Frame 1 (no input): blank canvas, image omitted
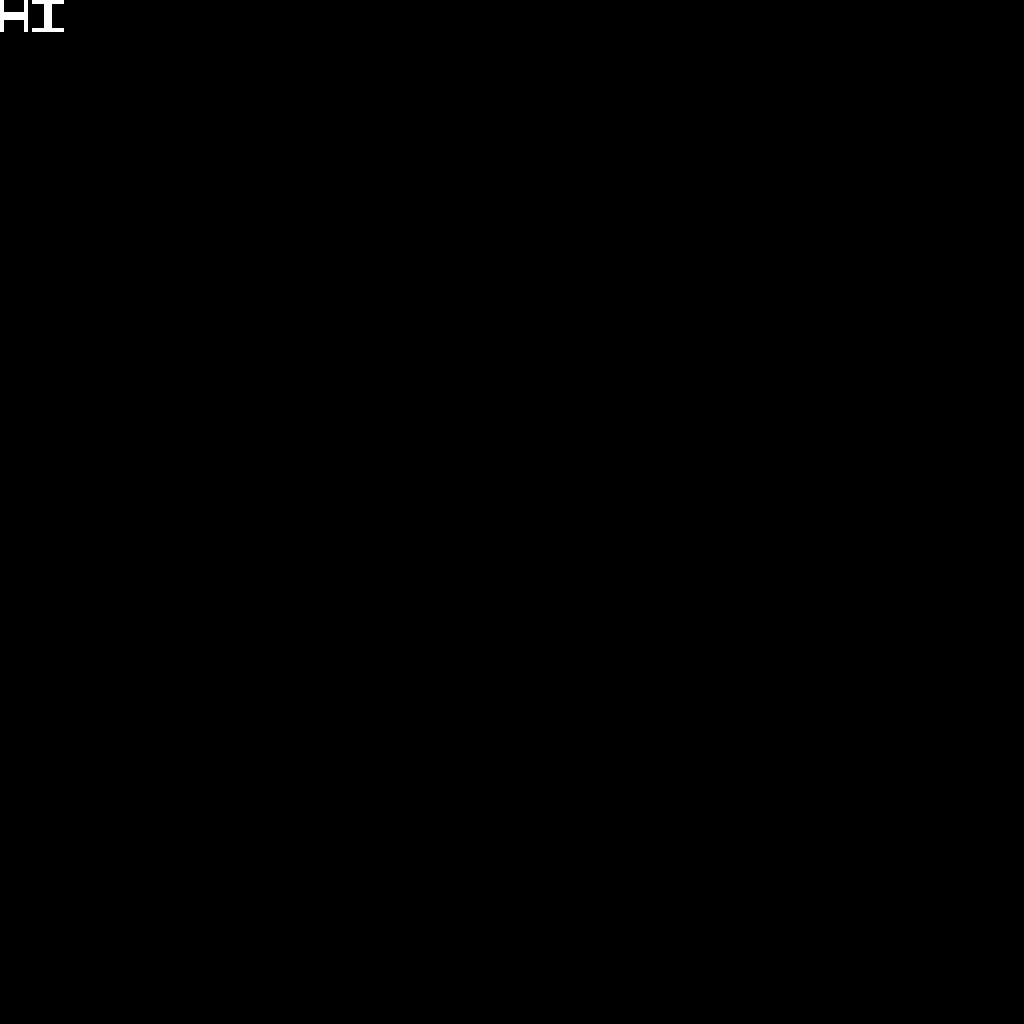
Frame 60 (the mouse pressed at the canvas centre just before this capture)
Frame 120 (the mouse held since frame 60 and released just before this capture): identical to frame 60, image omitted

The Processing sketch that drew this single still picture (run headless with seeded random() and noise(); from frame 60 on, the mouse is pressed at the canvas centre):

// Processing sketch: main
// ── main.pde
/*char[] rom = {0x04,0x00,0x00,0x05,0x01,0x00,0x06,0x00,0x00,0x14,0x00,0x00,0x0D,0x00,0x00,
0x19,0x00,0x00,0x15,0x01,0x00,0x02,0x01,0x00,0x1D,0x00,0x00,0x18,0x00,0x00,0x1B,0x00,0x00,
0x07,0x00,0x00,0x12,0x2A,0x00,0x11,0x09,0x00,0x11,0x00,0x00}; //33*/
//char[] rom = {0x04,0x01,0x00,0x05,0xFE,0x00,0x0B,0x00,0x00,0x13,0x00,0x00,0x02,0x00,0x00};
//char[] rom = {0x03,0x00,0x00,0x04,0x00,0x00,0x05,0x00,0x00,0x08,0x01,0x00,0x12,0x15,0x00,
//0x07,0x00,0x00,0x11,0x09,0x00,0x09,0x01,0x00,0x04,0x00,0x00,0x12,0x00,0x00,0x07,0x00,0x00,0x11,0x09,0x00};
char[] rom = {0x20,0x82,0x00,0x20,0x82,0x01,0x20,0x82,0x02,0x20,0xFE,0x03,0x20,0xFE,0x04,
0x20,0x82,0x05,0x20,0x82,0x06,0x20,0x82,0x07,0x21,0x00,0x00,0x20,0xFF,0x08,0x20,0x30,0x09
,0x20,0x30,0x0A,0x20,0x30,0x0B,0x20,0x30,0x0C,0x20,0x30,0x0D,0x20,0x30,0x0E,0x20,0xFF,0x0F,0x08,0x08,0x00,0x21,0x08,0x00};
CPU cpu = new CPU(256,256,24);
Screen screen = new Screen(256,256);
boolean[][] s = new boolean[256][256];

void setup(){
  size(1024,1024);
  cpu.loadRom(rom);
  frameRate(1000);
  screen.updateScreen(s);
  background(0);
}

void draw(){
  if(!cpu.hlt){
    cpu.clock(false);
    screen.difference(s);
    screen.updateScreen(s);
    screen.drawScreen(4);
    surface.setTitle("FPS: "+frameRate);
  }
}

public void toggle(int x,int y){
  s[x][y]=!s[x][y];
}
// ── CPU.pde
public class CPU{
  public boolean hlt=false;
  
  char[] ram;
  char[] rom;
  char[] stack;
  char[] spriteMem;
  
  public CPU(int ramSize,int romSize,int stackSize){
    ram=new char[ramSize];
    rom=new char[romSize];
    stack=new char[stackSize];
    spriteMem=new char[0xFF*0xFF];
  }
  
  char pc=0x0000;
  char sp=0x00;
  char a=0x00;
  char b=0x00;
  char c=0x00;
  boolean overflow;
  boolean jmp=false;
  
  public void loadRom(char[] rom){
    this.rom=rom;
  }
  
  public void clock(boolean debug){
    if(pc<rom.length&&pc<=0xFFFF){
      jmp=false;
      char command = rom[pc];
      char inputs = (char) (((rom[pc+1] << 8) | (rom[pc+2] << 0)));
      if(debug){
        print("Opcode: " + Integer.toHexString(command) + " with inputs: " + Integer.toHexString(inputs) + " at " + (int)(pc) + " : ");
      }
      switch(command){
        case 0x00:
          if(debug){
          println("NO-OP");
          }
        break;
        case 0x01:
          if(debug){
            println("Storing: "+((inputs&0xFF00)>>8)+" at "+(inputs&0x00FF));
          }
          ram[inputs&0x00FF]=(char)((inputs&0xFF00)>>8);
        break;
        case 0x02:
          println("Ram at: "+((inputs&0xFF00)>>8)+" is "+(int)ram[((inputs&0x00FF)>>8)]);
        break;
        case 0x03:
          if(debug){
            println("Toggling pixel at x: "+((inputs&0xFF00)>>8)+" y: "+(inputs&0x00FF));
          }
          toggle(((inputs&0xFF00)>>8),(inputs&0x00FF));
        break;
        case 0x04:
          if(debug){
            println("Storing: "+((inputs&0xFF00)>>8)+" into register a");
          }
          a=(char)((inputs&0xFF00)>>8);
        break;
        case 0x05:
          if(debug){
            println("Storing: "+((inputs&0xFF00)>>8)+" into register b");
          }
          b=(char)((inputs&0xFF00)>>8);
        break;
        case 0x06:
          if(debug){
            println("Storing: "+((inputs&0xFF00)>>8)+" into register c");
          }
          c=(char)((inputs&0xFF00)>>8);
        break;
        case 0x07:
          if(debug){
            println("Toggling pixel at x: "+(int)a+" y: "+(int)b);
          }
          toggle(a,b);
        break;
        case 0x08:
          if(debug){
            println("Adding "+((inputs&0xFF00)>>8)+" into register a result: "+(int)(a+((inputs&0xFF00)>>8)));
          }
          if((a+((inputs&0xFF00)>>8))<=255){
            a+=((inputs&0xFF00)>>8);
            overflow=false;
          } else {
            overflow=true;
          }
        break;
        case 0x09:
          if(debug){
            println("Adding "+((inputs&0xFF00)>>8)+" into register b result: "+(int)(b+((inputs&0xFF00)>>8)));
          }
          if((b+((inputs&0xFF00)>>8))<=255){
            b+=((inputs&0xFF00)>>8);
            overflow=false;
          } else {
            overflow=true;
          }
        break;
        case 0x0A:
          if(debug){
            println("Adding "+((inputs&0xFF00)>>8)+" into register c");
          }
          if((c+((inputs&0xFF00)>>8))<=255){
            c+=((inputs&0xFF00)>>8);
            overflow=false;
          } else {
            overflow=true;
          }
        break;
        case 0x0B:
          if(debug){
            println("Adding register b into register a");
          }
          if((a+b)<=255){
            a+=b;
            overflow=false;
          } else {
            overflow=true;
          }
        break;
        case 0x0C:
          if(debug){
            println("Adding register c into register a");
          }
          if((a+c)<=255){
            a+=c;
            overflow=false;
          } else {
            overflow=true;
          }
        break;
        case 0x0D:
          if(debug){
            println("Adding register a into register b");
          }
          if((b+a)<=255){
            b+=a;
            overflow=false;
          } else {
            overflow=true;
          }
        break;
        case 0x0E:
          if(debug){
            println("Adding register c into register b");
          }
          if((b+c)<=255){
            b+=c;
            overflow=false;
          } else {
            overflow=true;
          }
        break;
        case 0x0F:
          if(debug){
            println("Adding register a into register c");
          }
          if((c+a)<=255){
            c+=a;
            overflow=false;
          } else {
            overflow=true;
          }
        break;
        case 0x10:
          if(debug){
            println("Adding register b into register c");
          }
          if((c+b)<=255){
            c+=b;
            overflow=false;
          } else {
            overflow=true;
          }
        break;
        case 0x11:
          if(debug){
            println("Jumping to: "+(int)inputs);
          }
          pc=inputs;
          jmp=true;
        break;
        case 0x12:
          if(overflow){
           if(debug){
             println("Jumping to: "+(int)inputs);
           }
           pc=inputs;
           jmp=true;
          } else if(debug){
            println("Overflow not enabled, not jumping.");
          }
        break;
        case 0x13:
          if(debug){
            println("Storing: register A at "+Integer.toHexString(inputs));
          }
          ram[inputs]=a;
        break;
        case 0x14:
          if(debug){
            println("Storing: register B at "+Integer.toHexString(inputs));
          }
          ram[inputs]=b;
        break;
        case 0x15:
          if(debug){
            println("Storing: register C at "+Integer.toHexString(inputs));
          }
          ram[inputs]=c;
        break;
        case 0x16:
          if(debug){
            println("Setting B to A");
          }
          b=a;
        break;
        case 0x17:
          if(debug){
            println("Setting C to A");
          }
          c=a;
        break;
        case 0x18:
          if(debug){
            println("Setting A to B");
          }
          a=b;
        break;
        case 0x19:
          if(debug){
            println("Setting C to B");
          }
          c=b;
        break;
        case 0x1A:
          if(debug){
            println("Setting A to C");
          }
          a=c;
        break;
        case 0x1B:
          if(debug){
            println("Setting B to C");
          }
          b=c;
        break;
        case 0x1C:
          if(debug){
            println("Loading: register A from ram at "+Integer.toHexString((inputs&0xFF00)>>8));
          }
          a=ram[((inputs&0xFF00)>>8)];
        break;
        case 0x1D:
          if(debug){
            println("Loading: register B from ram at "+Integer.toHexString((inputs&0xFF00)>>8));
          }
          b=ram[((inputs&0xFF00)>>8)];
        break;
        case 0x1E:
          if(debug){
            println("Loading: register C from ram at "+Integer.toHexString((inputs&0xFF00)>>8));
          }
          c=ram[((inputs&0xFF00)>>8)];
        break;
        case 0x1F:
          println("Halting");
          exit();
        break;
        case 0x20:
          if(debug){
            println("Storing sprite info at row: "+(inputs&0x00FF));
          }
          spriteMem[(inputs&0x00FF)]=(char)((inputs&0xFF00)>>8);
        break;
        case 0x21:
          if(debug){
            println("Drawing sprite at x:"+(int)a+" y: "+(int)b);
          }
          boolean[][] sprite = new boolean[8][8];
          for(int x=0;x<8;x++){
            for(int y=0;y<8;y++){
              //println(Integer.toBinaryString(spriteMem[((inputs&0xFF00)>>8)+y]).length(),Integer.toBinaryString(spriteMem[((inputs&0xFF00)>>8)+y]).charAt(x));
              sprite[x][y]=false;
              String binary = Integer.toBinaryString(spriteMem[((inputs&0xFF00)>>8)+y]);
              binary = checkBinary(binary,8);
              if(binary.charAt(x)=='1'){
                sprite[x][y]=true;
              }
            }
          }
          for(int x=0;x<sprite.length;x++){
            for(int y=0;y<sprite[0].length;y++){
              if(sprite[x][y]){
               toggle(a+x,b+y);
             }
           }
         }
        break;
        default:
          if(debug){
            println("Operation not implemented!");
          }
          exit();
        break;
      }
      if(!jmp){
        pc+=3;
      }
    } else {
      hlt=true;
    }
  }
  
  String checkBinary(String binary, int desiredLength) {
    String newBinary = binary;
    
    if(binary.length()<desiredLength){
      for(int i=desiredLength-binary.length();i>=0;i--){
        newBinary = insert(newBinary,'0',0);
      }
    }
    
    return newBinary;
  }
  
  String insert(String original,char toInsert,int position){
    String p1 = original.substring(0,position);
    String p2 = original.substring(position);
    return p1 + toInsert + p2;
  }
}
// ── Screen.pde
public class Screen{
  boolean[][] screen;
  boolean[][] differences;
  
  public Screen(int w,int h){
    screen=new boolean[w][h];
    differences=new boolean[w][h];
  }
  
  public void drawScreen(float size){
    for(int x=0;x<screen.length;x++){
      for(int y=0;y<screen[0].length;y++){
        noStroke();
        if(differences[x][y]){
          rect(x*size,y*size,size,size);
          fill((screen[x][y])?255:0);
        }
      }
    }
  }
  
  public void difference(boolean[][] s){
    for(int x=0;x<s.length;x++){
      for(int y=0;y<s[0].length;y++){
        differences[x][y]=false;
      } 
    }
    for(int x=0;x<s.length;x++){
      for(int y=0;y<s[0].length;y++){
        if(s[x][y]!=screen[x][y]){
          differences[x][y]=true;
        }
      } 
    }
  }
  
  public void updateScreen(boolean[][] s){
    for(int i=0;i<s.length;i++){
      arrayCopy(s[i],screen[i]);
    }
  }
}
